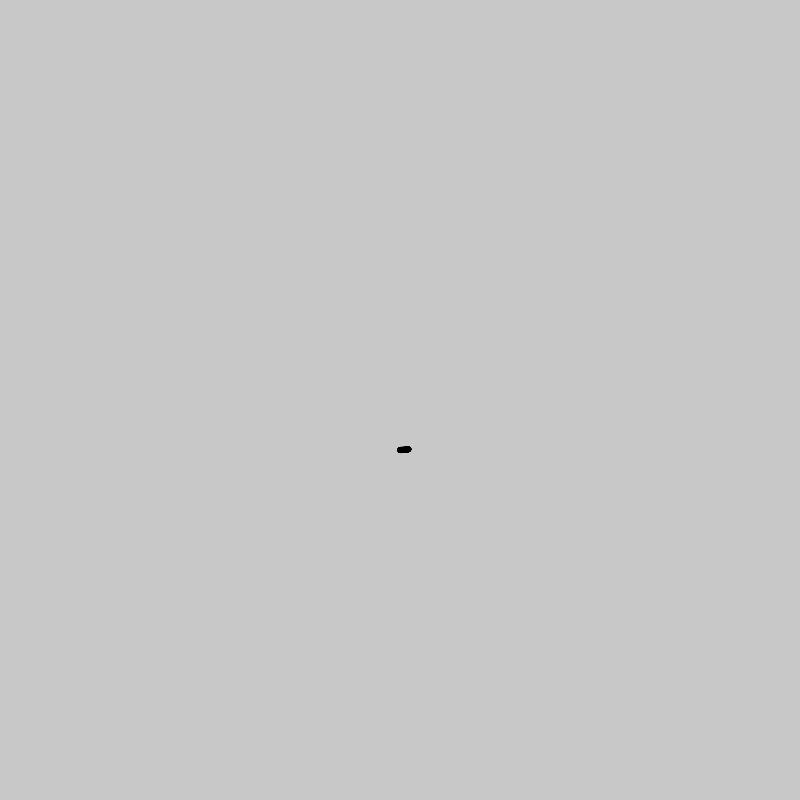
Frame 1 (no input)
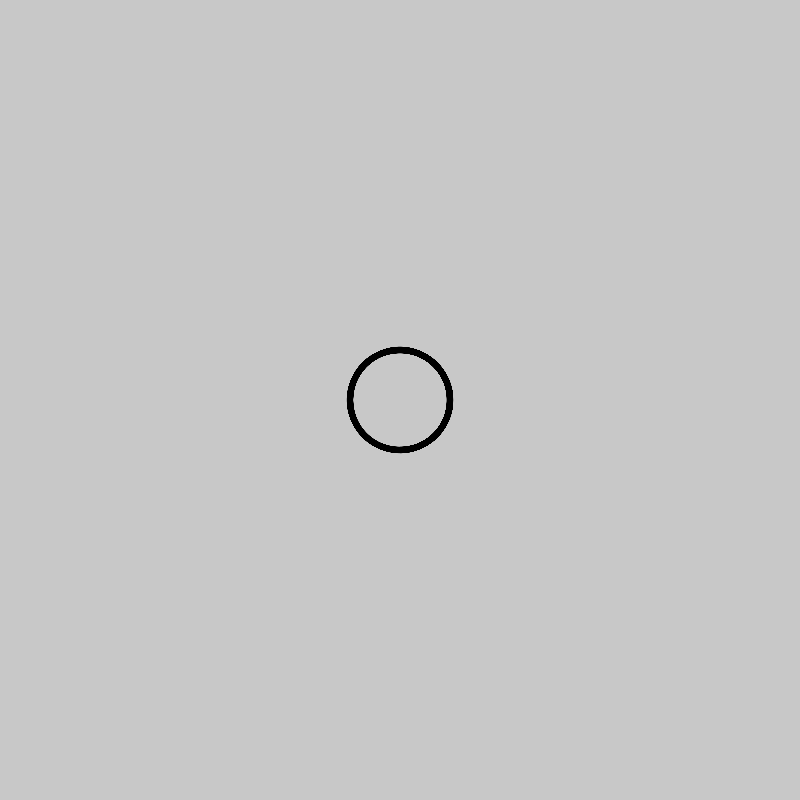
Frame 60 (no input)
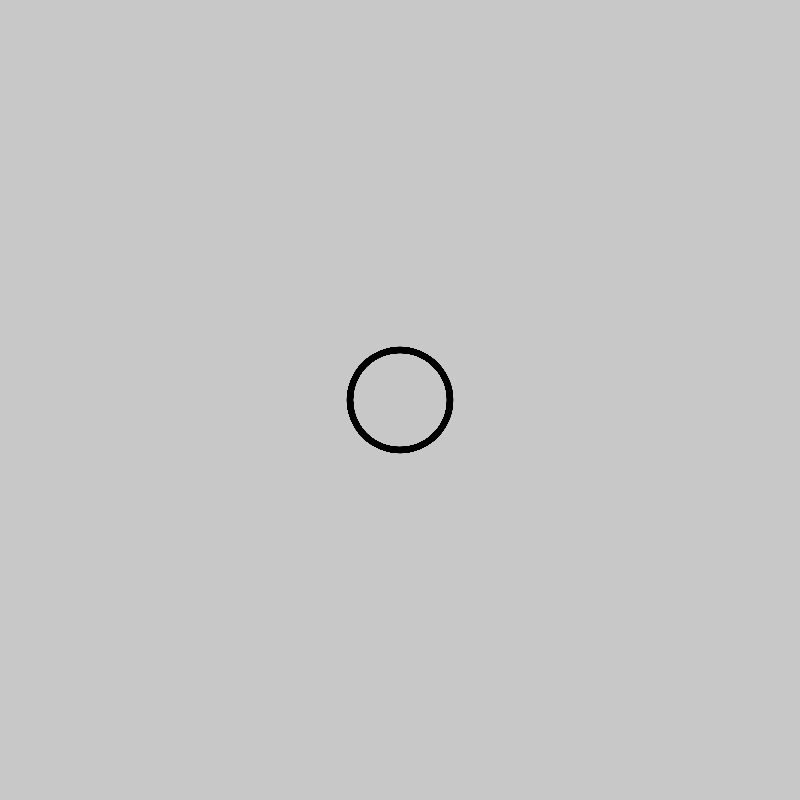
Frame 120 (the mouse pressed at the canvas centre since frame 60)

The p5.js sketch that drew these frames (run headless with seeded random() and noise() and a simulated clock; from frame 60 on, the mouse is pressed at the canvas centre):

// p5.js sketch
// ── sketch.js
let amplitude_input_cos, amplitude_cos, frequency_input_cos, frequency_cos;
let amplitude_input_sin, amplitude_sin, frequency_input_sin, frequency_sin;

function setup() {
    // Create amplitude input
    amplitude_sin = 50;
    amplitude_input_sin = createInput('50', 'number');
    amplitude_input_sin.input(change_amplitude_sin);
    amplitude_input_sin.position(810, 40);
    // Legend
    let amplitude_legend_sin = createElement('p', 'Amplitude sin:');
    amplitude_legend_sin.position(810, 0);

    // Create frequency input
    frequency_sin = 1;
    frequency_input_sin = createInput('1', 'number');
    frequency_input_sin.input(change_frequency_sin);
    frequency_input_sin.position(810, 120);
    // Legend
    let frequency_sin_legend = createElement('p', 'Frequency sin:');
    frequency_sin_legend.position(810, 80);

    // Create amplitude input
    amplitude_cos = 50;
    amplitude_input_cos = createInput('50', 'number');
    amplitude_input_cos.input(change_amplitude_cos);
    amplitude_input_cos.position(810, 200);
    // Legend
    let amplitude_legend_cos = createElement('p', 'Amplitude cos:');
    amplitude_legend_cos.position(810, 160);

    // Create frequency input
    frequency_cos = 1;
    frequency_input_cos = createInput('1', 'number');
    frequency_input_cos.input(change_frequency_cos);
    frequency_input_cos.position(810, 280);
    // Legend
    let frequency_cos_legend = createElement('p', 'Frequency cos:');
    frequency_cos_legend.position(810, 240);

    // Create canvas
    createCanvas(800, 800);
    background(200);
}

function change_amplitude_sin() {
    if (parseFloat(this.value())) {
        amplitude_sin = parseFloat(this.value());
    }
}

function change_frequency_sin() {
    if (parseFloat(this.value())) {
        frequency_sin = (parseFloat(this.value()) > frequency_sin) ? (parseFloat(frequency_sin) + 0.1).toFixed(1) : (parseFloat(frequency_sin) - 0.1).toFixed(1);
        this.value(frequency_sin);
    }
}

function change_amplitude_cos() {
    if (parseFloat(this.value())) {
        amplitude_cos = parseFloat(this.value());
    }
}

function change_frequency_cos() {
    if (parseFloat(this.value())) {
        frequency_cos = (parseFloat(this.value()) > frequency_cos) ? (parseFloat(frequency_cos) + 0.1).toFixed(1) : (parseFloat(frequency_cos) - 0.1).toFixed(1);
        this.value(frequency_cos);
    }
}


function draw() {
    translate(400, 400);
    fill(0);
    for (let i = 0; i < 100; i++) {
        let delta_time = (((frameCount - 1) * 10) + (i/10));
        ellipse(sin(radians(delta_time) * frequency_sin) * amplitude_sin, cos(radians(delta_time) * frequency_cos) * amplitude_cos, 5);
    }
}
